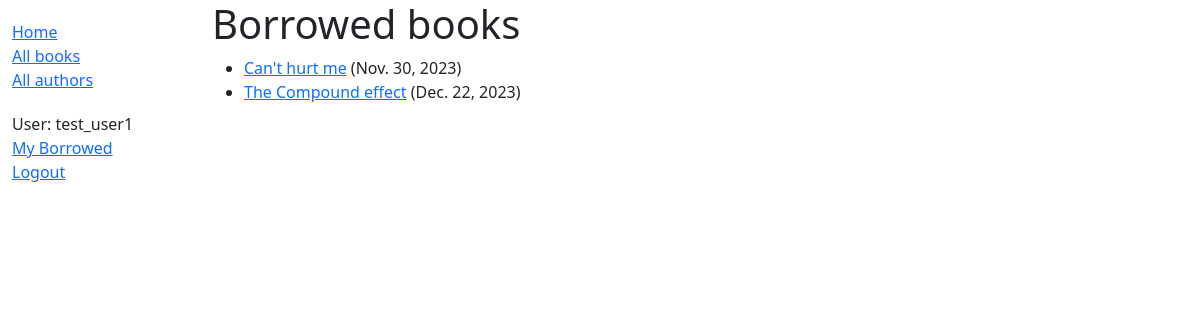
Page /catalog/mybooks/ (signed in) on the earlier database version.
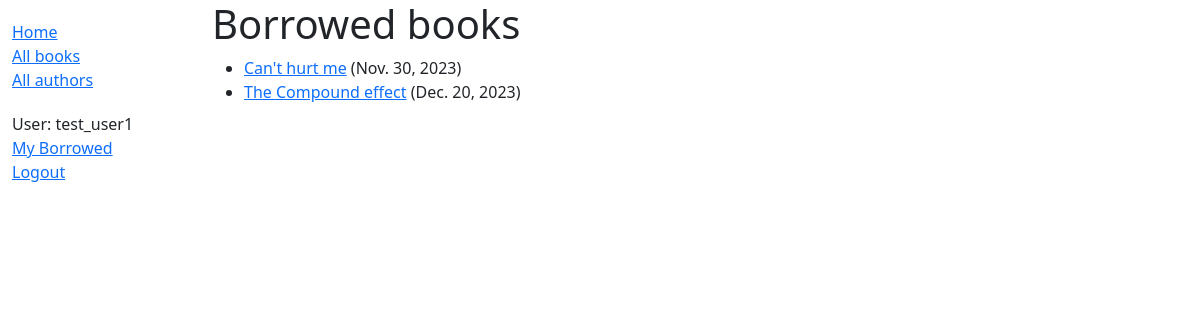
Same page on the later database version.
### catalog/models.py (models this page shows, shortened)
class BookInstance(models.Model):
    id = models.UUIDField(primary_key=True,
                            default=uuid.uuid4,
                            help_text="Unique ID for this particular book across whole library")
    book = models.ForeignKey('Book',
                                on_delete=models.RESTRICT,
                                null=True)
    imprint = models.CharField(max_length=200)
    due_back = models.DateField(null=True, blank=True)
    LOAN_STATUS = (
        ('m', 'Maintenance'),
        ('o', 'On Loan'),
        ('a', 'Available'),
        ('r', 'Reserved'),
    )
    status = models.CharField(max_length=1,
                                choices=LOAN_STATUS,
                                blank=True,
                                default='m',
                                help_text='Book availability')
    borrower = models.ForeignKey(settings.AUTH_USER_MODEL,
                                    on_delete=models.SET_NULL,
                                    null=True,
                                    blank=True)
    @property
    def is_overdue(self):
        return bool(self.due_back and date.today() > self.due_back)
    class Meta:
        ordering = ['due_back']
        permissions = (("can_mark_returned", "Set book as returned"),)

class Book(models.Model):
    title = models.CharField(max_length=200)
    author = models.ForeignKey('Author',
                               on_delete=models.RESTRICT,
                               null=True)
    summary = models.TextField(max_length=1000,
                               help_text="Enter the summary of the book")
    isbn = models.CharField("ISBN",
                            max_length=13,
                            unique=True,
                            help_text='13 character <a href="https://www.isbn-international.org/content/what-isbn">ISBN number</a>')
    genre = models.ManyToManyField(Genre,
                                   help_text="Selct a genre for this book")
    language = models.ForeignKey("Language",
                                 on_delete=models.SET_NULL,
                                 null=True)
    class Meta:
        ordering = ['title', 'author']
    def display_genre(self):
        """Create a string for the Genre. This is required to display genre in Admin."""
        return ', '.join(genre.name for genre in self.genre.all()[:3])
    display_genre.short_description = 'Genre'

### catalog/views.py (the view)
# urls.py: path('mybooks/', views.LoanedBooksByUserListView.as_view(), name='my-borrowed'),
class LoanedBooksByUserListView(LoginRequiredMixin,generic.ListView):
    model = BookInstance
    template_name = 'catalog/bookinstance_list_borrowed_user.html'
    paginate_by = 10
    def get_queryset(self):
        return (
            BookInstance.objects.filter(borrower=self.request.user)
            .filter(status__exact='o')
            .order_by('due_back')
        )

### catalog/templates/catalog/bookinstance_list_borrowed_user.html
{% extends "base_generic.html" %}
{% block content %}
    <h1>Borrowed books</h1>
    {% if bookinstance_list %}
    <ul>
      {% for bookinst in bookinstance_list %}
      <li class="{% if bookinst.is_overdue %}text-danger{% endif %}">
        <a href="{% url 'book-detail' bookinst.book.pk %}">{{ bookinst.book.title }}</a> ({{ bookinst.due_back }})
      </li>
      {% endfor %}
    </ul>
    {% else %}
      <p>There are no books borrowed.</p>
    {% endif %}
{% endblock %}

Differences in the rows shown:
changed BookInstance "The Compound effect": due_back "Dec. 22, 2023" → "Dec. 20, 2023"
